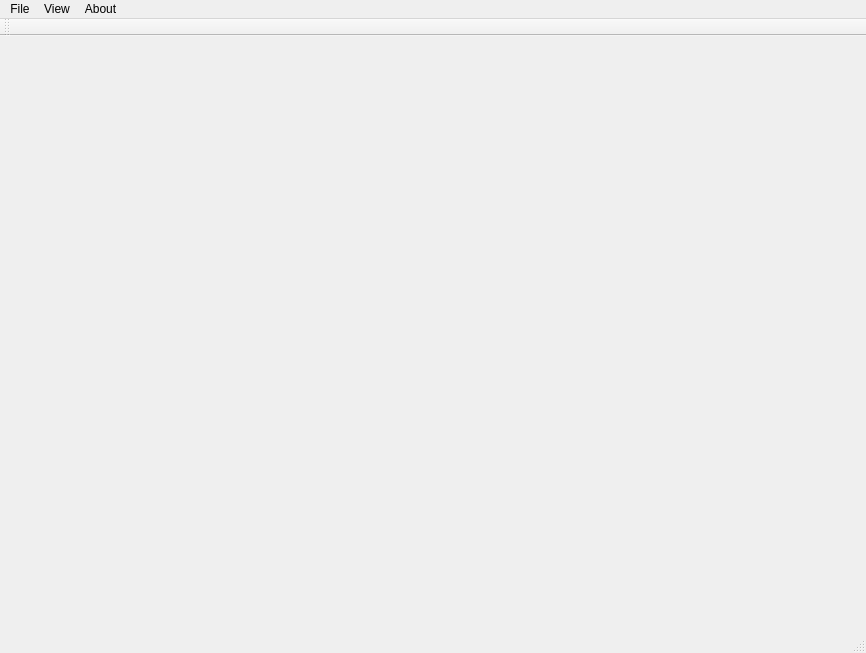
<?xml version="1.0" encoding="UTF-8"?>
<ui version="4.0">
 <class>QtUSBEnumClass</class>
 <widget class="QMainWindow" name="QtUSBEnumClass">
  <property name="geometry">
   <rect>
    <x>0</x>
    <y>0</y>
    <width>866</width>
    <height>653</height>
   </rect>
  </property>
  <property name="windowTitle">
   <string>QtUSBEnum</string>
  </property>
  <widget class="QWidget" name="centralWidget"/>
  <widget class="QMenuBar" name="menuBar">
   <property name="geometry">
    <rect>
     <x>0</x>
     <y>0</y>
     <width>866</width>
     <height>21</height>
    </rect>
   </property>
   <widget class="QMenu" name="menuFile">
    <property name="title">
     <string>File</string>
    </property>
    <widget class="QMenu" name="menuJson_save_json_file">
     <property name="title">
      <string>Json (save *.json file)</string>
     </property>
     <addaction name="actionEntire_Nodes_tree"/>
     <addaction name="actionEntire_active_Nodes_tree"/>
     <addaction name="actionEntire_Hubs_tree"/>
    </widget>
    <addaction name="actionRefresh"/>
    <addaction name="menuJson_save_json_file"/>
    <addaction name="separator"/>
    <addaction name="actionQuit"/>
   </widget>
   <widget class="QMenu" name="menuAbout">
    <property name="title">
     <string>About</string>
    </property>
    <addaction name="actionAbout_QtUSBEnum"/>
   </widget>
   <widget class="QMenu" name="menuView">
    <property name="title">
     <string>View</string>
    </property>
    <addaction name="actionShow_Full_Screen"/>
    <addaction name="actionShow_Maximized"/>
    <addaction name="separator"/>
    <addaction name="actionMinimize_to_tray"/>
   </widget>
   <addaction name="menuFile"/>
   <addaction name="menuView"/>
   <addaction name="menuAbout"/>
  </widget>
  <widget class="QToolBar" name="mainToolBar">
   <attribute name="toolBarArea">
    <enum>TopToolBarArea</enum>
   </attribute>
   <attribute name="toolBarBreak">
    <bool>false</bool>
   </attribute>
  </widget>
  <widget class="QStatusBar" name="statusBar"/>
  <action name="actionQuit">
   <property name="text">
    <string>Quit</string>
   </property>
  </action>
  <action name="actionRefresh">
   <property name="text">
    <string>Refresh</string>
   </property>
  </action>
  <action name="actionAbout_QtUSBEnum">
   <property name="text">
    <string>About QtUSBEnum</string>
   </property>
  </action>
  <action name="actionShow_Maximized">
   <property name="text">
    <string>Show Maximized</string>
   </property>
  </action>
  <action name="actionMinimize_to_tray">
   <property name="text">
    <string>Minimize (to tray)</string>
   </property>
  </action>
  <action name="actionShow_Full_Screen">
   <property name="text">
    <string>Show Full Screen</string>
   </property>
  </action>
  <action name="actionEntire_Nodes_tree">
   <property name="text">
    <string>Entire Nodes tree</string>
   </property>
  </action>
  <action name="actionEntire_active_Nodes_tree">
   <property name="text">
    <string>Entire active Nodes tree</string>
   </property>
  </action>
  <action name="actionEntire_Hubs_tree">
   <property name="text">
    <string>Entire Hubs tree</string>
   </property>
  </action>
 </widget>
 <layoutdefault spacing="6" margin="11"/>
 <resources>
  <include location="QtUSBEnum.qrc"/>
 </resources>
 <connections/>
</ui>
